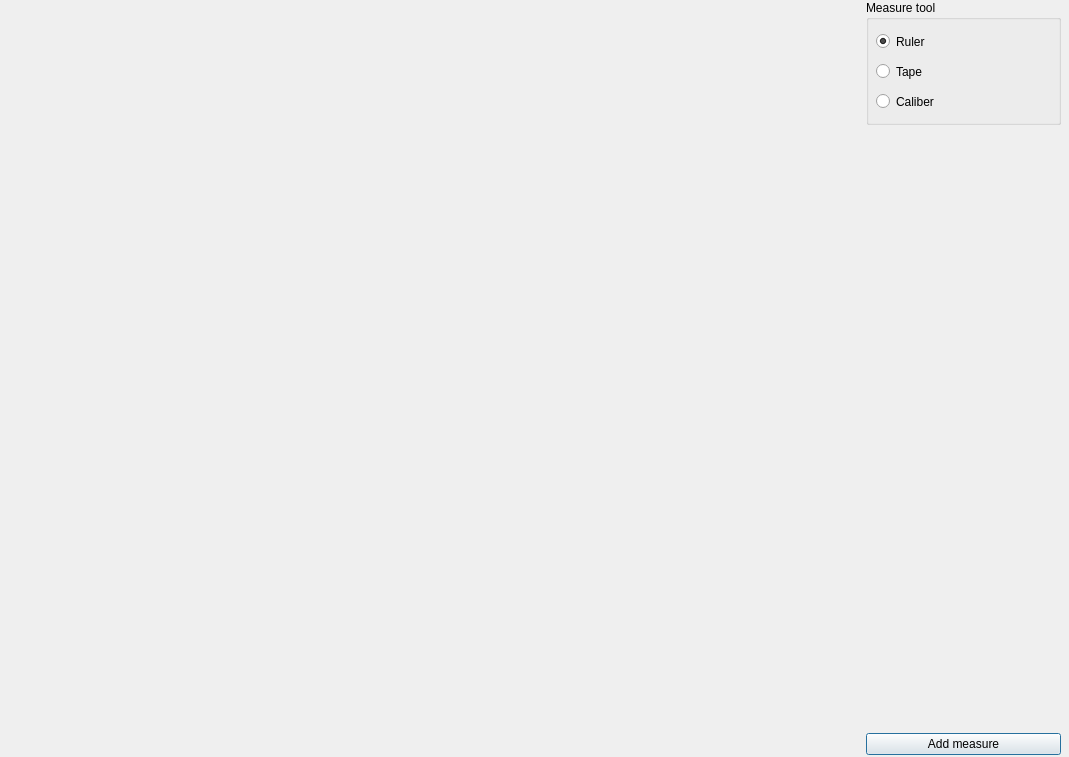
<?xml version="1.0" encoding="UTF-8"?>
<ui version="4.0">
 <class>GeometricAttributeDialog</class>
 <widget class="QDialog" name="GeometricAttributeDialog">
  <property name="geometry">
   <rect>
    <x>0</x>
    <y>0</y>
    <width>1069</width>
    <height>757</height>
   </rect>
  </property>
  <property name="windowTitle">
   <string>Dialog</string>
  </property>
  <widget class="QWidget" name="verticalLayoutWidget">
   <property name="geometry">
    <rect>
     <x>0</x>
     <y>0</y>
     <width>1061</width>
     <height>755</height>
    </rect>
   </property>
   <layout class="QVBoxLayout" name="verticalLayout_2">
    <item>
     <layout class="QHBoxLayout" name="horizontalLayout">
      <item>
       <widget class="QVTKWidget" name="qvtkWidget" native="true">
        <property name="minimumSize">
         <size>
          <width>860</width>
          <height>720</height>
         </size>
        </property>
       </widget>
      </item>
      <item>
       <layout class="QVBoxLayout" name="verticalLayout">
        <item>
         <widget class="QGroupBox" name="groupBox">
          <property name="enabled">
           <bool>true</bool>
          </property>
          <property name="minimumSize">
           <size>
            <width>119</width>
            <height>125</height>
           </size>
          </property>
          <property name="title">
           <string>Measure tool</string>
          </property>
          <widget class="QRadioButton" name="rulerRadioButton">
           <property name="geometry">
            <rect>
             <x>10</x>
             <y>30</y>
             <width>112</width>
             <height>23</height>
            </rect>
           </property>
           <property name="text">
            <string>Ruler</string>
           </property>
           <property name="checked">
            <bool>true</bool>
           </property>
          </widget>
          <widget class="QRadioButton" name="tapeRadioButton">
           <property name="geometry">
            <rect>
             <x>10</x>
             <y>60</y>
             <width>112</width>
             <height>23</height>
            </rect>
           </property>
           <property name="text">
            <string>Tape</string>
           </property>
          </widget>
          <widget class="QRadioButton" name="caliberRadioButton">
           <property name="geometry">
            <rect>
             <x>10</x>
             <y>90</y>
             <width>112</width>
             <height>23</height>
            </rect>
           </property>
           <property name="text">
            <string>Caliber</string>
           </property>
          </widget>
         </widget>
        </item>
        <item>
         <spacer name="verticalSpacer">
          <property name="orientation">
           <enum>Qt::Vertical</enum>
          </property>
          <property name="sizeHint" stdset="0">
           <size>
            <width>20</width>
            <height>40</height>
           </size>
          </property>
         </spacer>
        </item>
        <item>
         <widget class="QPushButton" name="addMeasureButton">
          <property name="text">
           <string>Add measure</string>
          </property>
         </widget>
        </item>
       </layout>
      </item>
     </layout>
    </item>
   </layout>
  </widget>
 </widget>
 <customwidgets>
  <customwidget>
   <class>QVTKWidget</class>
   <extends>QWidget</extends>
   <header>QVTKWidget.h</header>
   <container>1</container>
  </customwidget>
 </customwidgets>
 <resources/>
 <connections/>
</ui>
